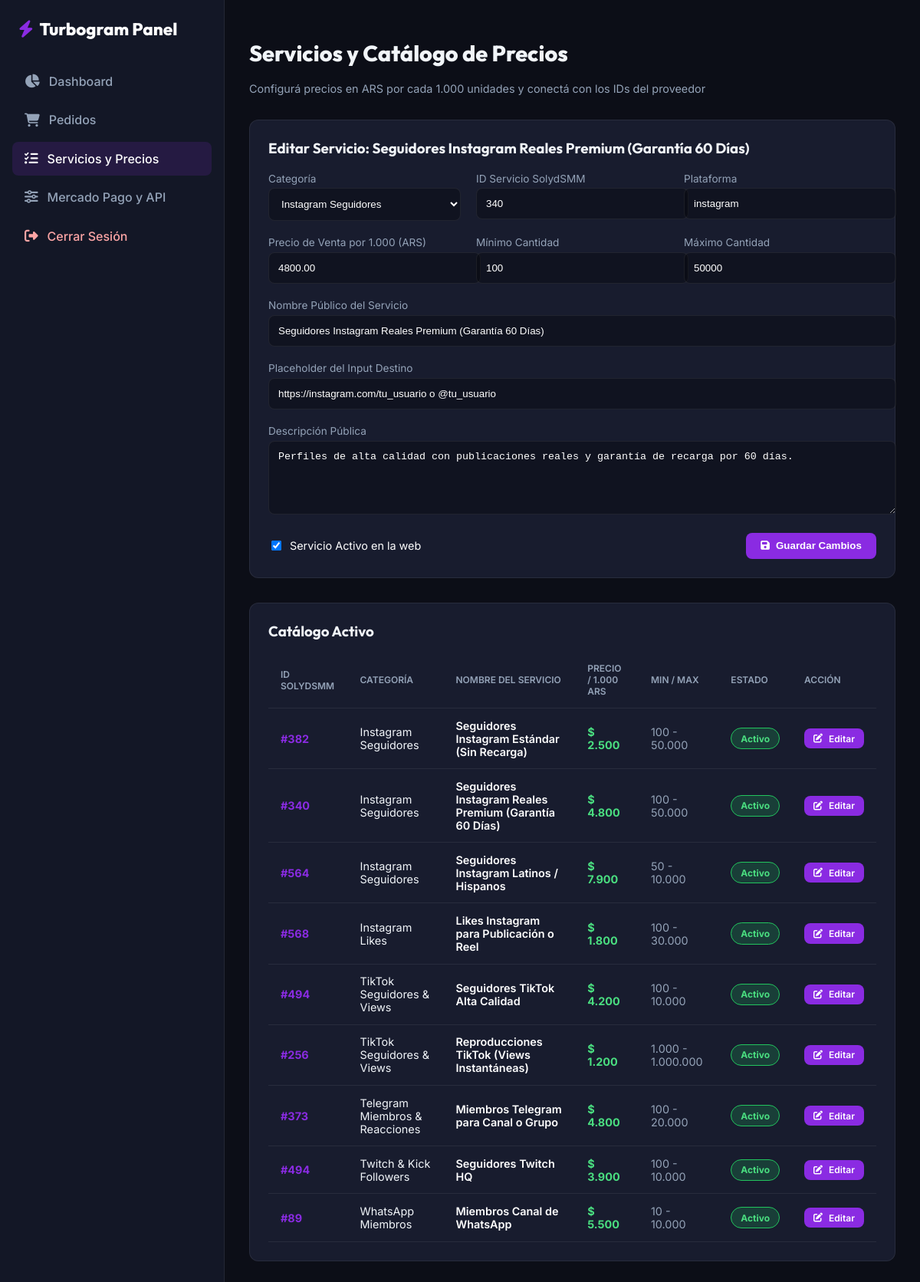
Page /admin/services.php?edit=8 (signed in) on the committed database.
### tables this page shows
CREATE TABLE IF NOT EXISTS `services` (
  `id` INT AUTO_INCREMENT PRIMARY KEY,
  `category_id` INT NOT NULL,
  `provider_service_id` INT NOT NULL,
  `name` VARCHAR(255) NOT NULL,
  `platform` VARCHAR(50) NOT NULL,
  `service_type` VARCHAR(50) NOT NULL DEFAULT 'followers',
  `price_per_1000` DECIMAL(12,2) NOT NULL,
  `min_quantity` INT NOT NULL DEFAULT 100,
  `max_quantity` INT NOT NULL DEFAULT 50000,
  `input_placeholder` VARCHAR(255) DEFAULT 'https://instagram.com/tu_usuario o @usuario',
  `description` TEXT NULL,
  `status` TINYINT(1) DEFAULT 1,
  `sort_order` INT DEFAULT 0,
  FOREIGN KEY (`category_id`) REFERENCES `categories`(`id`) ON DELETE CASCADE
);

CREATE TABLE IF NOT EXISTS `categories` (
  `id` INT AUTO_INCREMENT PRIMARY KEY,
  `name` VARCHAR(100) NOT NULL,
  `icon` VARCHAR(50) NOT NULL DEFAULT 'fa-rocket',
  `platform` VARCHAR(50) NOT NULL,
  `sort_order` INT DEFAULT 0,
  `status` TINYINT(1) DEFAULT 1
);

### config/security.php (called while the page is built, shortened)
<?php
function format_price(float|int $amount, bool $include_symbol = true): string {
    $formatted = number_format(round($amount), 0, ',', '.');
    return $include_symbol ? '$ ' . $formatted : $formatted;
}

### admin/services.php (the view, shortened to what this page needs)
<?php
require_once __DIR__ . '/../config/security.php';
$pdo = Database::getConnection();
$stmtCats = $pdo->query("SELECT * FROM categories ORDER BY sort_order ASC");
$categories = $stmtCats->fetchAll();
$stmtServices = $pdo->query("
    SELECT s.*, c.name as category_name
    FROM services s
    JOIN categories c ON s.category_id = c.id
    ORDER BY c.sort_order ASC, s.sort_order ASC
");
$services = $stmtServices->fetchAll();
$editService = null;
if (isset($_GET['edit'])) {
    $edit_id = (int)$_GET['edit'];
    $stmtE = $pdo->prepare("SELECT * FROM services WHERE id = ?");
    $stmtE->execute([$edit_id]);
    $editService = $stmtE->fetch();
}
?>
<!DOCTYPE html>
<html lang="es-AR">
<head>
    <link rel="stylesheet" href="https://cdnjs.cloudflare.com/ajax/libs/font-awesome/6.5.1/css/all.min.css">
    <link rel="stylesheet" href="../assets/css/admin.css">
</head>
<body class="admin-body">
<div class="admin-layout">
    <aside class="admin-sidebar">
        <div class="admin-brand">
            <i class="fa-solid fa-bolt" style="color: var(--admin-accent);"></i> Turbogram Panel
        </div>
        <ul class="admin-menu">
            <li><a href="index.php"><i class="fa-solid fa-chart-pie"></i> Dashboard</a></li>
            <li><a href="orders.php"><i class="fa-solid fa-cart-shopping"></i> Pedidos</a></li>
            <li><a href="services.php" class="active"><i class="fa-solid fa-list-check"></i> Servicios y Precios</a></li>
            <li><a href="settings.php"><i class="fa-solid fa-sliders"></i> Mercado Pago y API</a></li>
            <li style="margin-top: auto;"><a href="logout.php" style="color: #fca5a5;"><i class="fa-solid fa-right-from-bracket"></i> Cerrar Sesión</a></li>
        </ul>
    </aside>
    <main class="admin-main">
        <div class="admin-header">
            <div>
                <h1 class="admin-title">Servicios y Catálogo de Precios</h1>
                <p style="color: var(--admin-muted); font-size: 0.9rem; margin: 0;">Configurá precios en ARS por cada 1.000 unidades y conectá con los IDs del proveedor</p>
            </div>
        </div>
        <div class="table-card" style="margin-bottom: 2rem;">
            <h3 style="font-family: 'Outfit', sans-serif; margin-top: 0; margin-bottom: 1.25rem;">
                <?= $editService ? 'Editar Servicio: ' . htmlspecialchars($editService['name']) : 'Agregar Nuevo Servicio' ?>
            </h3>
            <form action="services.php" method="POST">
                <div style="display: grid; grid-template-columns: repeat(auto-fit, minmax(220px, 1fr)); gap: 1.25rem; margin-bottom: 1.25rem;">
                    <div>
                        <label style="display: block; font-size: 0.85rem; color: var(--admin-muted); margin-bottom: 0.3rem;">Categoría</label>
                        <select name="category_id" style="width: 100%; background: rgba(0,0,0,0.3); border: 1px solid var(--admin-border); border-radius: 8px; padding: 0.75rem; color: #fff;" required>
                            <?php foreach ($categories as $cat): ?>
                                <option value="<?= $cat['id'] ?>" <?= ($editService['category_id'] ?? '') == $cat['id'] ? 'selected' : '' ?>>
                                    <?= htmlspecialchars($cat['name']) ?>
                                </option>
                            <?php endforeach; ?>
                        </select>
                    </div>
                    <div>
                        <label style="display: block; font-size: 0.85rem; color: var(--admin-muted); margin-bottom: 0.3rem;">ID Servicio SolydSMM</label>
                        <input type="number" name="provider_service_id" style="width: 100%; background: rgba(0,0,0,0.3); border: 1px solid var(--admin-border); border-radius: 8px; padding: 0.75rem; color: #fff;" value="<?= $editService['provider_service_id'] ?? '' ?>" placeholder="Ej: 494" required>
                    </div>
                    <div>
                        <label style="display: block; font-size: 0.85rem; color: var(--admin-muted); margin-bottom: 0.3rem;">Plataforma</label>
                        <input type="text" name="platform" style="width: 100%; background: rgba(0,0,0,0.3); border: 1px solid var(--admin-border); border-radius: 8px; padding: 0.75rem; color: #fff;" value="<?= $editService['platform'] ?? 'instagram' ?>" placeholder="instagram, tiktok, etc." required>
                    </div>
                    <div>
                        <label style="display: block; font-size: 0.85rem; color: var(--admin-muted); margin-bottom: 0.3rem;">Precio de Venta por 1.000 (ARS)</label>
                        <input type="number" step="10" name="price_per_1000" style="width: 100%; background: rgba(0,0,0,0.3); border: 1px solid var(--admin-border); border-radius: 8px; padding: 0.75rem; color: #fff;" value="<?= $editService['price_per_1000'] ?? '3500' ?>" placeholder="Ej: 3500" required>
                    </div>
                    <div>
                        <label style="display: block; font-size: 0.85rem; color: var(--admin-muted); margin-bottom: 0.3rem;">Mínimo Cantidad</label>
                        <input type="number" name="min_quantity" style="width: 100%; background: rgba(0,0,0,0.3); border: 1px solid var(--admin-border); border-radius: 8px; padding: 0.75rem; color: #fff;" value="<?= $editService['min_quantity'] ?? '100' ?>" required>
                    </div>
                    <div>
                        <label style="display: block; font-size: 0.85rem; color: var(--admin-muted); margin-bottom: 0.3rem;">Máximo Cantidad</label>
                        <input type="number" name="max_quantity" style="width: 100%; background: rgba(0,0,0,0.3); border: 1px solid var(--admin-border); border-radius: 8px; padding: 0.75rem; color: #fff;" value="<?= $editService['max_quantity'] ?? '50000' ?>" required>
                    </div>
                </div>
                <div style="margin-bottom: 1.25rem;">
                    <label style="display: block; font-size: 0.85rem; color: var(--admin-muted); margin-bottom: 0.3rem;">Nombre Público del Servicio</label>
                    <input type="text" name="name" style="width: 100%; background: rgba(0,0,0,0.3); border: 1px solid var(--admin-border); border-radius: 8px; padding: 0.75rem; color: #fff;" value="<?= htmlspecialchars($editService['name'] ?? '') ?>" placeholder="Ej: Seguidores Instagram HQ Rápido" required>
                </div>
                <div style="margin-bottom: 1.25rem;">
                    <label style="display: block; font-size: 0.85rem; color: var(--admin-muted); margin-bottom: 0.3rem;">Placeholder del Input Destino</label>
                    <input type="text" name="input_placeholder" style="width: 100%; background: rgba(0,0,0,0.3); border: 1px solid var(--admin-border); border-radius: 8px; padding: 0.75rem; color: #fff;" value="<?= htmlspecialchars($editService['input_placeholder'] ?? '') ?>" placeholder="Ej: https://instagram.com/tu_usuario o @usuario">
                </div>
                <div style="margin-bottom: 1.25rem;">
                    <label style="display: block; font-size: 0.85rem; color: var(--admin-muted); margin-bottom: 0.3rem;">Descripción Pública</label>
                    <textarea name="description" style="width: 100%; background: rgba(0,0,0,0.3); border: 1px solid var(--admin-border); border-radius: 8px; padding: 0.75rem; color: #fff; height: 70px;"><?= htmlspecialchars($editService['description'] ?? '') ?></textarea>
                </div>
                <div style="display: flex; justify-content: space-between; align-items: center;">
                    <label style="color: #fff; font-size: 0.9rem; display: flex; align-items: center; gap: 0.5rem; cursor: pointer;">
                        <input type="checkbox" name="status" value="1" <?= ($editService['status'] ?? 1) == 1 ? 'checked' : '' ?>>
                        <span>Servicio Activo en la web</span>
                    </label>
                    <button type="submit" class="btn-admin">
                        <i class="fa-solid fa-floppy-disk"></i> <?= $editService ? 'Guardar Cambios' : 'Crear Servicio' ?>
                    </button>
                </div>
            </form>
        </div>
        <div class="table-card">
            <h3 style="font-family: 'Outfit', sans-serif; margin-top: 0; margin-bottom: 1rem;">Catálogo Activo</h3>
            <table class="admin-table">
                <thead>
                    <tr>
                        <th>ID SolydSMM</th>
                        <th>Categoría</th>
                        <th>Nombre del Servicio</th>
                        <th>Precio / 1.000 ARS</th>
                        <th>Min / Max</th>
                        <th>Estado</th>
                        <th>Acción</th>
                    </tr>
                </thead>
                <tbody>
                    <?php foreach ($services as $s): ?>
                        <tr>
                            <td><strong style="color: var(--admin-accent);">#<?= $s['provider_service_id'] ?></strong></td>
                            <td><?= htmlspecialchars($s['category_name']) ?></td>
                            <td style="color: #fff; font-weight: 600;"><?= htmlspecialchars($s['name']) ?></td>
                            <td style="color: #4ade80; font-weight: 700;"><?= format_price($s['price_per_1000']) ?></td>
                            <td style="color: var(--admin-muted);"><?= number_format($s['min_quantity'], 0, ',', '.') ?> - <?= number_format($s['max_quantity'], 0, ',', '.') ?></td>
                            <td>
                                <?php if ($s['status'] == 1): ?>
                                    <span class="badge badge-success">Activo</span>
                                <?php else: ?>
                                    <span class="badge badge-danger">Inactivo</span>
                                <?php endif; ?>
                            </td>
                            <td>
                                <a href="services.php?edit=<?= $s['id'] ?>" class="btn-admin" style="padding: 0.35rem 0.75rem; font-size: 0.75rem;">
                                    <i class="fa-solid fa-pen-to-square"></i> Editar
                                </a>
                            </td>
                        </tr>
                    <?php endforeach; ?>
                </tbody>
            </table>
        </div>
    </main>
</div>
</body>
</html>

### assets/css/admin.css (style rules this page uses)
:root { --admin-bg: #0c0e17; --admin-sidebar: #131726; --admin-card: #181c2e; --admin-border: rgba(255, 255, 255, 0.07); --admin-accent: #8a2be2; --admin-text: #f1f5f9; --admin-muted: #94a3b8; }
body.admin-body { background-color: var(--admin-bg); color: var(--admin-text); font-family: 'Inter', sans-serif; margin: 0; padding: 0; }
.admin-layout { display: flex; min-height: 100vh; }
.admin-sidebar { width: 260px; background: var(--admin-sidebar); border-right: 1px solid var(--admin-border); padding: 1.5rem 1rem; display: flex; flex-direction: column; }
.admin-brand { font-family: 'Outfit', sans-serif; font-size: 1.4rem; font-weight: 800; color: #fff; margin-bottom: 2rem; display: flex; align-items: center; gap: 0.5rem; padding: 0 0.5rem; }
.admin-menu { list-style: none; padding: 0; margin: 0; display: flex; flex-direction: column; gap: 0.4rem; }
.admin-menu a { display: flex; align-items: center; gap: 0.75rem; padding: 0.75rem 1rem; color: var(--admin-muted); border-radius: 8px; font-weight: 500; text-decoration: none; transition: all 0.2s ease; }
.admin-menu a:hover, .admin-menu a.active { background: rgba(138, 43, 226, 0.15); color: #fff; }
.admin-menu a i { font-size: 1.1rem; }
.admin-main { flex: 1; padding: 2rem; overflow-y: auto; }
.admin-header { display: flex; justify-content: space-between; align-items: center; margin-bottom: 2rem; }
.admin-title { font-family: 'Outfit', sans-serif; font-size: 1.8rem; font-weight: 800; }
.table-card { background: var(--admin-card); border: 1px solid var(--admin-border); border-radius: 12px; padding: 1.5rem; margin-bottom: 2rem; }
.admin-table { width: 100%; border-collapse: collapse; margin-top: 1rem; }
.admin-table th, .admin-table td { padding: 0.85rem 1rem; text-align: left; border-bottom: 1px solid var(--admin-border); font-size: 0.9rem; }
.admin-table th { color: var(--admin-muted); font-weight: 600; text-transform: uppercase; font-size: 0.75rem; }
.badge { padding: 0.35rem 0.75rem; border-radius: 20px; font-weight: 700; font-size: 0.75rem; display: inline-block; }
.badge-success { background: rgba(34, 197, 94, 0.2); color: #4ade80; border: 1px solid #22c55e; }
.btn-admin { background: var(--admin-accent); color: #fff; border: none; padding: 0.6rem 1.2rem; border-radius: 8px; font-weight: 600; cursor: pointer; text-decoration: none; display: inline-flex; align-items: center; gap: 0.5rem; }

### rows in the picture
services: name "Seguidores Instagram Reales Premium (Garantía 60 Días)", category_id "Instagram Seguidores", provider_service_id "340", platform "instagram", price_per_1000 "4800.00", min_quantity "100", max_quantity "50000", input_placeholder "https://instagram.com/tu_usuario o @tu_usuario", description "Perfiles de alta calidad con publicaciones reales y garantía de recarga por 60 días.", status "☑", provider_service "340", category.name "Instagram Seguidores", price_per_1000 "$ 4.800", max_quantity "50.000", shows "Activo"
services: provider_service "382", category.name "Instagram Seguidores", name "Seguidores Instagram Estándar (Sin Recarga)", price_per_1000 "$ 2.500", min_quantity "100", max_quantity "50.000", status "Activo"
services: provider_service "564", category.name "Instagram Seguidores", name "Seguidores Instagram Latinos / Hispanos", price_per_1000 "$ 7.900", min_quantity "50", max_quantity "10.000", status "Activo"
services: provider_service "568", category.name "Instagram Likes", name "Likes Instagram para Publicación o Reel", price_per_1000 "$ 1.800", min_quantity "100", max_quantity "30.000", status "Activo"
services: provider_service "494", category.name "TikTok Seguidores & Views", name "Seguidores TikTok Alta Calidad", price_per_1000 "$ 4.200", min_quantity "100", max_quantity "10.000", status "Activo"
services: provider_service "256", category.name "TikTok Seguidores & Views", name "Reproducciones TikTok (Views Instantáneas)", price_per_1000 "$ 1.200", min_quantity "1.000", max_quantity "1.000.000", status "Activo"
services: provider_service "373", category.name "Telegram Miembros & Reacciones", name "Miembros Telegram para Canal o Grupo", price_per_1000 "$ 4.800", min_quantity "100", max_quantity "20.000", status "Activo"
services: provider_service "494", category.name "Twitch & Kick Followers", name "Seguidores Twitch HQ", price_per_1000 "$ 3.900", min_quantity "100", max_quantity "10.000", status "Activo"
services: provider_service "89", category.name "WhatsApp Miembros", name "Miembros Canal de WhatsApp", price_per_1000 "$ 5.500", min_quantity "10", max_quantity "10.000", status "Activo"
